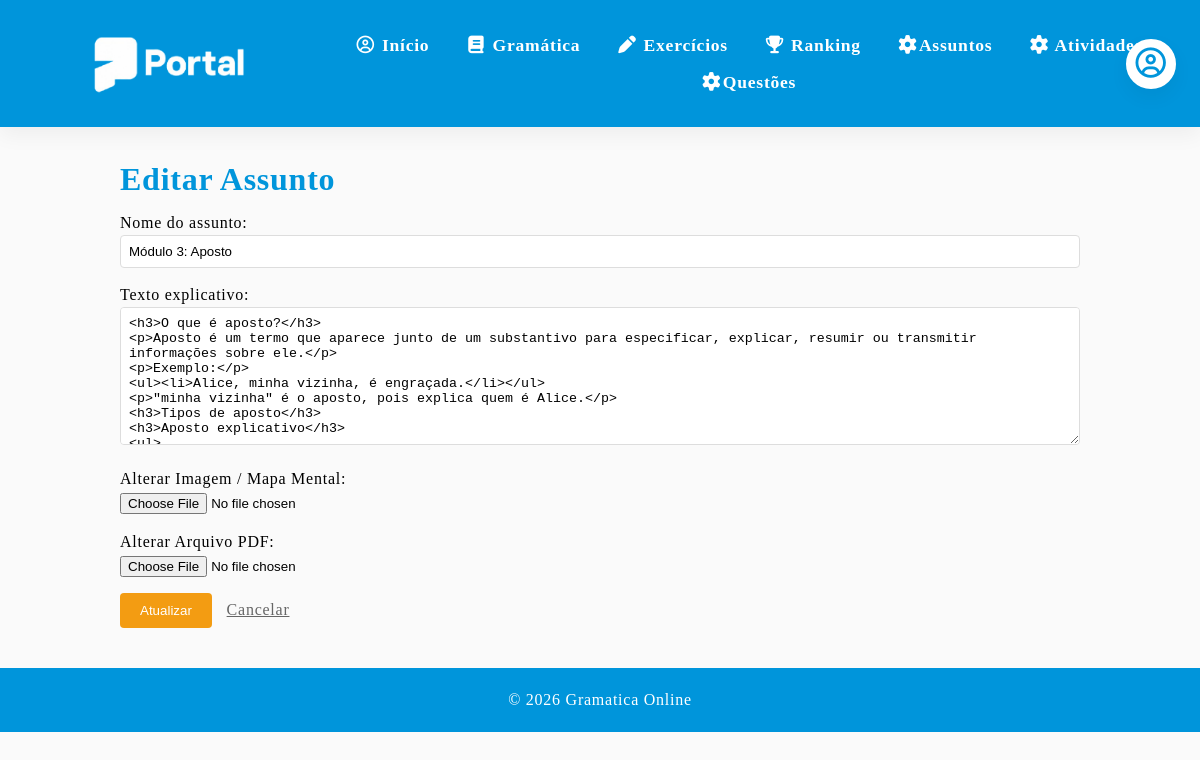
Before: /editar_assunto/3 with the older database file.
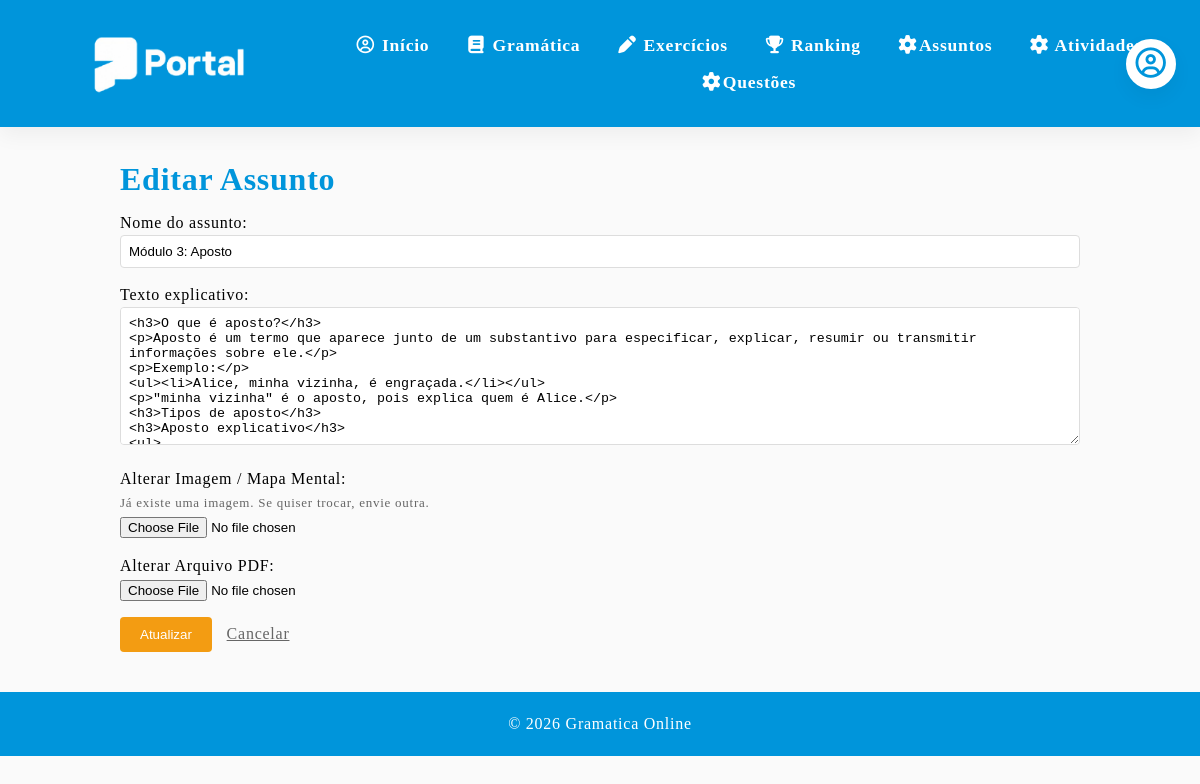
After: the same page with the newer database file.
### app.py (the view)
@app.route('/editar_assunto/<int:id>', methods=['GET', 'POST'])
def editar_assunto(id):
    assunto = Assunto.query.get_or_404(id)
    if request.method == 'POST':
        assunto.nome = request.form.get('nome', '').strip() or assunto.nome
        assunto.conteudo = request.form.get('conteudo', '').strip()
        db.session.commit()
        flash("Assunto atualizado!")
        return redirect(url_for('listar_assuntos'))
    return render_template("editar_assunto.html", assunto=assunto)

### templates/editar_assunto.html (shortened to what this page needs)
{% extends "base.html" %}
{% block conteudo %}
        <h2>Editar Assunto</h2>
        <form method="POST" enctype="multipart/form-data">
            <div style="margin: 15px 0;">
                <label>Nome do assunto:</label><br>
                <input type="text" name="nome" value="{{ assunto.nome }}" required style="width: 100%; padding: 8px; border: 1px solid #ddd; border-radius: 4px;">
            </div>
            <div style="margin: 15px 0;">
                <label>Texto explicativo:</label><br>
                <textarea name="conteudo" rows="8" style="width: 100%; padding: 8px; border: 1px solid #ddd; border-radius: 4px;">{{ assunto.conteudo or '' }}</textarea>
            </div>
            <div style="margin: 15px 0;">
                <label>Alterar Imagem / Mapa Mental:</label><br>
                {% if assunto.imagem %}<p style="font-size: 13px; color: #666;">Já existe uma imagem. Se quiser trocar, envie outra.</p>{% endif %}
                <input type="file" name="imagem" accept=".png,.jpg,.jpeg">
            </div>
            <div style="margin: 15px 0;">
                <label>Alterar Arquivo PDF:</label><br>
                <input type="file" name="arquivo_pdf" accept=".pdf">
            </div>
            <button type="submit" style="background: #f39c12; color: white; padding: 10px 20px; border: none; border-radius: 4px; cursor: pointer;">Atualizar</button>
            <a href="{{ url_for('gramatica') }}" style="margin-left: 10px; color: #666;">Cancelar</a>
        </form>
{% endblock %}

Changed rows visible on the page:
changed Assunto "Módulo 3: Aposto": imagem empty → "img/mapa_aposto.png" (drawn)
Other visible differences:
text now shown: "Já existe uma imagem. Se quiser trocar, envie outra."
